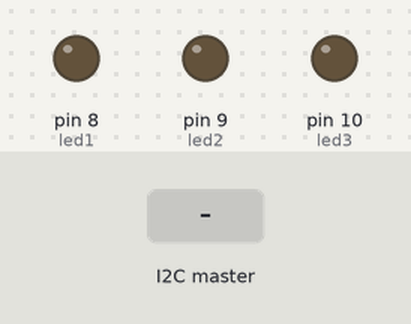
A sketch run on a simulated Arduino Uno, built with avr-gcc and run on an emulated ATmega328P. On the bench: output pins drawn as LEDs (lit = HIGH). Dashed ring = blinking. The inputs (shaded band) are chosen by the test bench.

Above: at 1.2 s.
1.3 s: the I2C master sends the byte 1
At 1.65 s:
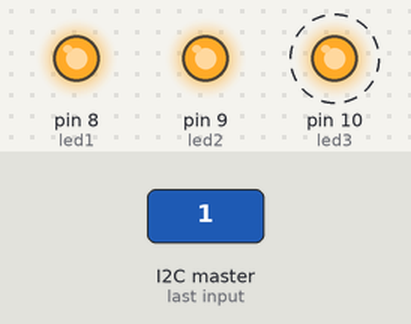
Timing chart, 0 to 4.3 s (numbered marks = the images above; inputs shaded):
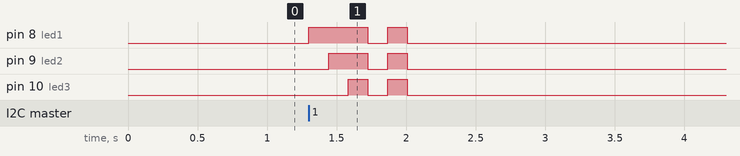

Measured:
- after the input at 1.3 s, pin 8 (led1): LOW → HIGH at once, → LOW 0.42 s later, → HIGH 0.14 s later, → LOW 0.14 s later; pin 9 (led2): LOW → HIGH after 0.14 s, → LOW 0.28 s later, → HIGH 0.14 s later, → LOW 0.14 s later; pin 10 (led3): alternates HIGH for 0.14 s and LOW for 0.14 s, 4 changes in all, then stays LOW, starting after 0.28 s

The sketch:

esclavo2.ino
```cpp
////////////////////// ESCLAVO 2 ////////////////

#include <Wire.h>

char dato = ' ';
const int led1 = 8;
const int led2 = 9;
const int led3 = 10;


void setup() {
  Wire.begin(11);
  Serial.begin(9600);
  Wire.onReceive(evento);
  pinMode(led1,OUTPUT);
  pinMode(led2,OUTPUT);
  pinMode(led3,OUTPUT);
}


void loop() {

}


void evento(){
  while(Wire.available()){
    dato = Wire.read();
    if(dato){
     digitalWrite(led1,HIGH);
      delay(30000);
      digitalWrite(led2,HIGH);
      delay(30000);
      digitalWrite(led3,HIGH);
      delay(30000);
      digitalWrite(led1,LOW);
      digitalWrite(led2,LOW);
      digitalWrite(led3,LOW);
      delay(30000);
      digitalWrite(led1,HIGH);
      digitalWrite(led2,HIGH);
      digitalWrite(led3,HIGH);
      delay(30000);
      digitalWrite(led1,LOW);
      digitalWrite(led2,LOW);
      digitalWrite(led3,LOW);
    }
  }
}
```
